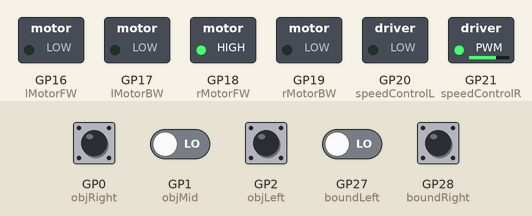
Recording of a program running on a simulated Raspberry Pi Pico. On the bench: switched loads named in the program (green lamp = pin HIGH). Dashed ring = blinking. The test bench sets the inputs (shaded band); at power-on: GP0 (objRight), GP1 (objMid), GP2 (objLeft), GP27 (boundLeft), GP28 (boundRight) LOW.

Above: at 2.8 s.
2.9 s: GP28 (boundRight) pulled HIGH for 1.2 s
At 4.4 s:
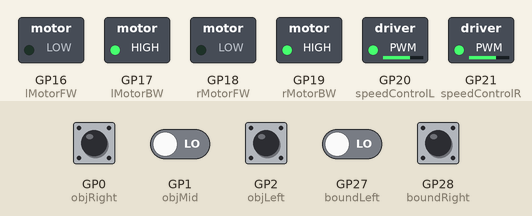
6.4 s: GP28 (boundRight) pulled HIGH for 3.2 s
At 7.4 s:
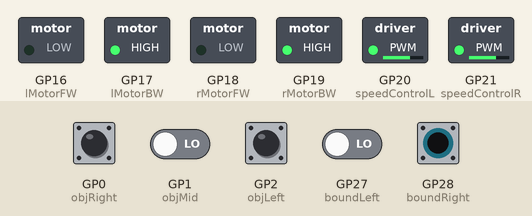
11.1 s: GP27 (boundLeft) driven HIGH and GP28 (boundRight) driven HIGH
At 12.9 s:
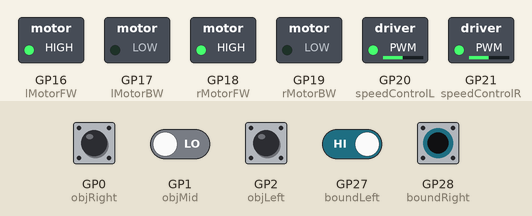
13.5 s: GP27 (boundLeft) driven LOW
At 14.4 s:
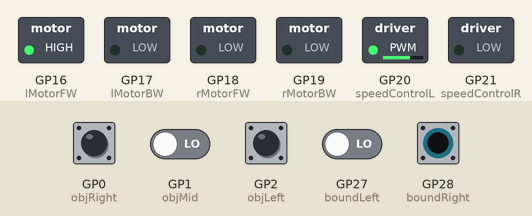
17.5 s: GP27 (boundLeft) driven HIGH
At 18.1 s:
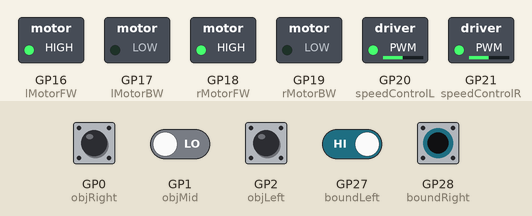
19.0 s: GP0 (objRight) pulled HIGH for 1.2 s
At 19.4 s:
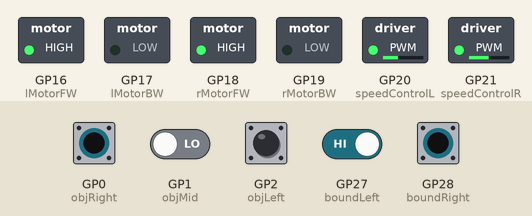
Timing chart, 0 to 22.0 s (numbered marks = the images above; inputs shaded):
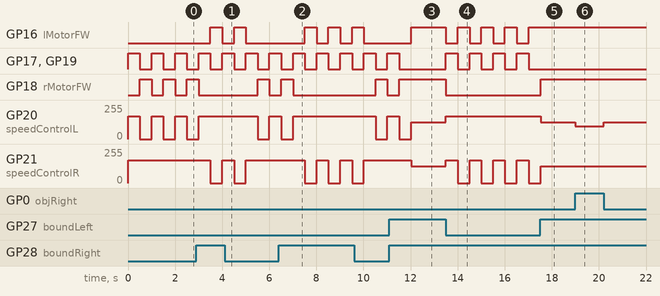

Measured:
- after the input at 2.9 s, GP16 (lMotorFW): alternates HIGH for 0.50 s and LOW for 0.50 s, 4 changes in all, then stays LOW, starting after 0.60 s; GP21 (speedControlR): alternates 170/255 for 0.50 s and 0/255 for 0.50 s, 4 changes in all, then stays 170/255, starting after 0.60 s
- after the input at 6.4 s, GP16 (lMotorFW): alternates HIGH for 0.50 s and LOW for 0.50 s, 6 changes in all, then stays LOW, starting after 1.1 s; GP18 (rMotorFW): LOW → HIGH after 4.1 s, → LOW 0.50 s later
- after the input at 11.1 s, GP16 (lMotorFW): LOW → HIGH after 0.92 s; GP17 (lMotorBW), GP19 (rMotorBW): goes on until 11.5 s, then stays LOW; GP18 (rMotorFW): goes on until 11.5 s, then stays HIGH; GP21 (speedControlR): 170/255 → 125/255 after 0.92 s
- after the input at 13.5 s, GP16 (lMotorFW), GP17 (lMotorBW), GP19 (rMotorBW): alternates HIGH for 0.50 s and LOW for 0.50 s, starting at once; GP18 (rMotorFW): HIGH → LOW at once; GP20 (speedControlL): 125/255 → 170/255 at once; GP21 (speedControlR): alternates 170/255 for 0.50 s and 0/255 for 0.50 s, starting at once
- after the input at 17.5 s, GP16 (lMotorFW): stays HIGH (without the input it goes to LOW after 0.02 s); GP17 (lMotorBW), GP19 (rMotorBW): stays LOW (without the input it goes to HIGH after 0.02 s); GP18 (rMotorFW): LOW → HIGH at once; GP20 (speedControlL): 170/255 → 125/255 at once
- after the input at 19.0 s, GP20 (speedControlL): 125/255 → 95/255 at once, → 125/255 1.2 s later
- by itself, GP17 (lMotorBW), GP19 (rMotorBW): alternates HIGH for 0.50 s and LOW for 0.50 s

The program:

main.cpp
```cpp
// Autonomous Sumo Robot
// EE Senior Design
// Designed for Raspberry Pi Pico

#include <Arduino.h>
#include "pico/multicore.h"

// Front facing IR sensors
// for object detection
#define objLeft 2
#define objMid 1
#define objRight 0

// Bottom mounted IR sensors
// for boundary detection
#define boundLeft 27
#define boundRight 28


// Pins for motor driver
#define lMotorFW 16
#define lMotorBW 17
#define rMotorFW 18
#define rMotorBW 19
#define speedControlL 20
#define speedControlR 21


// Keeps track of the last seen object
// Default to 3 so the sumo-bot defaults to forward
int lastState = 3;

// Bool value that changes to true after 5 seconds
bool start = false;

// Boundary detection sensors sample to these arrays
int lBoundSamples[100];
int rBoundSamples[100];
byte arrayIndex = 0;


// Average and sum of each boundary array
int lAvg, rAvg;
int lSum, rSum;
int lThresh = 0;
int rThresh = 0;


// Keeps track of time in start sequence
unsigned long startMillis;
unsigned long currentMillis;
const unsigned long startPeriod = 5000;


int lBoundVal;
int rBoundVal;

// Movement functions. Will make these so you can pass
// in different speeds at a later time.
void fwDrive(int m1Speed, int m2Speed) {
  analogWrite(speedControlL, m1Speed);
  analogWrite(speedControlR, m2Speed);
  digitalWrite(lMotorFW,1);
  digitalWrite(rMotorFW,1);
  digitalWrite(lMotorBW,0);
  digitalWrite(rMotorBW,0);
}

void bwDrive(int m1Speed, int m2Speed) {
  analogWrite(speedControlL, m1Speed);
  analogWrite(speedControlR, m2Speed);
  digitalWrite(lMotorFW,0);
  digitalWrite(rMotorFW,0);
  digitalWrite(lMotorBW,1);
  digitalWrite(rMotorBW,1);
}

void lTurn(int m2Speed) {
  analogWrite(speedControlL, 0);
  analogWrite(speedControlR, m2Speed);
  digitalWrite(lMotorFW,0);
  digitalWrite(rMotorFW,1);
  digitalWrite(lMotorBW,0);
  digitalWrite(rMotorBW,0);
}

void rTurn(int m1Speed) {
  analogWrite(speedControlL, m1Speed);
  analogWrite(speedControlR, 0);
  digitalWrite(lMotorFW,1);
  digitalWrite(rMotorFW,0);
  digitalWrite(lMotorBW,0);
  digitalWrite(rMotorBW,0);
}

void mStop() {
  analogWrite(speedControlL, 0);
  analogWrite(speedControlR, 0);
  digitalWrite(lMotorFW,0);
  digitalWrite(rMotorFW,0);
  digitalWrite(lMotorBW,0);
  digitalWrite(rMotorBW,0);
}


// Reads from boundary sensors
int readQD(int boundPin){
  //Returns value from the QRE1113
  //Lower numbers mean more refleacive
  //More than 3000 means nothing was reflected.
  pinMode( boundPin, OUTPUT );
  digitalWrite( boundPin, HIGH );
  delayMicroseconds(10);
  pinMode( boundPin, INPUT );

  long time = micros();

  //time how long the input is HIGH, but quit after 3ms as nothing happens after that
  while (digitalRead(boundPin) == HIGH && micros() - time < 3000);
  int diff = micros() - time;

  return diff;
}


/*******************************************************
* Determines the direction the sumo-bot should turn
*
*  1 -> Left
*  2 -> Forward Left
*  3 -> Forward
*  4 -> Forward Right
*  5 -> Right
*  Anything else -> 6
*
*  May add additional states in the future, but these
*  5 are the most important right now.
*******************************************************/
int getDir() {
  int dir;
  bool l = !digitalRead(objLeft);
  bool m = !digitalRead(objMid);
  bool r = !digitalRead(objRight);

       if(l && !m && !r) dir = 1;
  else if(l && m && !r)  dir = 2;
  else if(!l && m && !r) dir = 3;
  else if(!l && m && r)  dir = 4;
  else if(!l && !m && r) dir = 5;
  else dir = 6;

  return dir;
}


void boundCheck() {
  // Read in values from boundary sensors
  lBoundVal = readQD(boundLeft);
  rBoundVal = readQD(boundRight);

  // Threshold for boundary detection sensors
  int lBoundThresh = 3000;
  int rBoundThresh = 3000;
  int low = 95;
  int high = 125;

  // Check if values are less than 200
  // if not, search for enemy
  if(rBoundVal < rBoundThresh) {
    bwDrive(170,170);
    delay(500);
    lTurn(170);
    delay(500);
    lastState = 3;
  }
  else if(lBoundVal < lBoundThresh) {

    bwDrive(170,170);
    delay(500);
    rTurn(170);
    delay(500);
    lastState = 3;
  }
  // Determines the direction the car
  // should move based on what sensors are high
  //Original low 130 and high 150

  else {
    int dir = getDir();
    switch(dir) {
      case 1:
        while(digitalRead(objMid)) {
          lBoundVal = readQD(boundLeft);
          rBoundVal = readQD(boundRight);
          lastState = 1;
          if(lBoundVal < lBoundThresh || rBoundVal < rBoundThresh)
            break;
          lTurn(high);
        }
      break;
      case 2:
        fwDrive(low,high);
        lastState = 2;
      break;
      case 3:
        fwDrive(high,high);
        lastState = 3;
      break;
      case 4:
        fwDrive(high,low);
        lastState = 4;
      break;
      case 5:
        while(digitalRead(objMid)) {
          lBoundVal = readQD(boundLeft);
          rBoundVal = readQD(boundRight);
          lastState = 5;
          if(lBoundVal < lBoundThresh || rBoundVal < rBoundThresh)
            break;
          rTurn(high);
        }
      break;
      // If sensors aren't seeing anything,
      // turn in the direction the object was
      // last seen.
      default:
        if(lastState == 1)
          lTurn(high);
        else if(lastState == 5)
          rTurn(high);
        else if(lastState == 3)
          fwDrive(high,high);
        else
          fwDrive(high,high);
      break;
    }
  }
}

// Initializes all of the pins
void setup() {
  pinMode(objLeft, INPUT);
  pinMode(objMid, INPUT);
  pinMode(objRight, INPUT);

  pinMode(boundLeft, INPUT);
  pinMode(boundRight, INPUT);

  pinMode(lMotorBW, OUTPUT);
  pinMode(lMotorFW, OUTPUT);
  pinMode(rMotorBW, OUTPUT);
  pinMode(rMotorFW, OUTPUT);
  pinMode(speedControlL, OUTPUT);
  pinMode(speedControlR, OUTPUT);

  // Start at a high value so
  // car doesn't start backing up
  // at start
  lBoundVal = 3010;
  rBoundVal = 3010;

  Serial.begin(115200);

  // Get time from power on
  startMillis = millis();
}


// Stops the car from moving for 5 seconds
// During this time, read from the boundary
// sensors to get a value for the field
void startSeq() {
  if(!start) {
    mStop();
    if(arrayIndex < 100) {
      int lSample = analogRead(boundLeft);
      int rSample = analogRead(boundRight);
      lBoundSamples[arrayIndex] = lSample;
      rBoundSamples[arrayIndex] = rSample;
      arrayIndex++;
    }

    if(arrayIndex == 99) {
      for(int i = 0; i < 100; i++) {
        lSum += lBoundSamples[i];
        rSum += rBoundSamples[i];
      }
      lAvg = lSum / 100;
      rAvg = rSum / 100;
    }

    currentMillis = millis();
    if (currentMillis - startMillis >= startPeriod)
    {
      startMillis = currentMillis;
      Serial.print("L Avg: ");
      Serial.print(lAvg);
      Serial.print("R Avg: ");
      Serial.print(rAvg);
      start = true;
    }
  }
}

// Loops the boundary check function. Will expand on
// this in the future.
void loop() {
  //startSeq();
  boundCheck();
}
```
